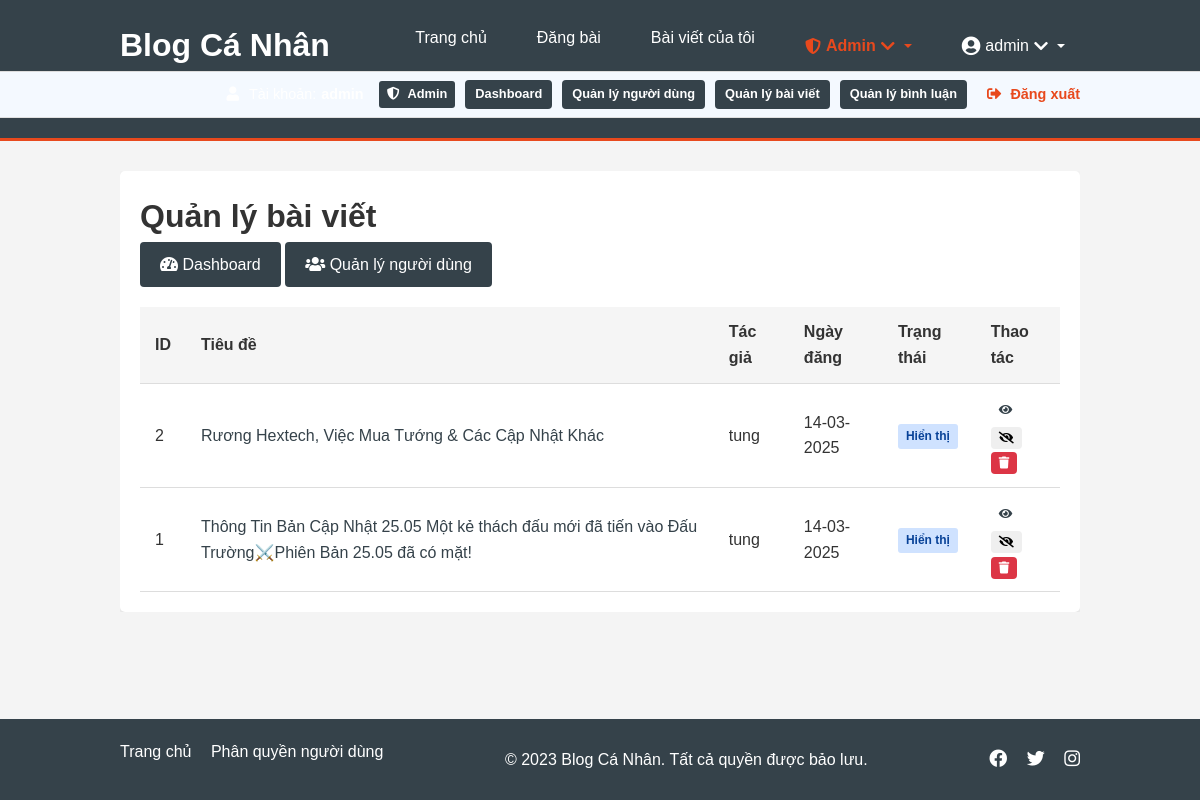
Page /admin/posts (signed in) on the committed database.
### models.py (models this page shows, shortened)
class User(db.Model, UserMixin):
    id = db.Column(db.Integer, primary_key=True)
    username = db.Column(db.String(150), unique=True, nullable=False)
    password = db.Column(db.String(150), nullable=False)
    is_admin = db.Column(db.Boolean, default=False)
    is_active = db.Column(db.Boolean, default=True)
    date_joined = db.Column(db.DateTime, default=datetime.utcnow)
    posts = db.relationship('Post', backref='user', lazy=True)
    role = db.Column(db.String(20), default='viewer')  # 'viewer', 'collaborator', 'editor'

class Post(db.Model):
    id = db.Column(db.Integer, primary_key=True)
    title = db.Column(db.String(200), nullable=False)
    date_posted = db.Column(db.DateTime, nullable=False, default=datetime.utcnow)
    content = db.Column(db.Text, nullable=False)
    image_path = db.Column(db.String(200), nullable=True)
    user_id = db.Column(db.Integer, db.ForeignKey('user.id'), nullable=False)
    is_hidden = db.Column(db.Boolean, default=False)

### routes/admin.py (the view)
@admin_bp.route('/admin/posts')
@login_required
@admin_required
def posts():
    posts = Post.query.order_by(Post.date_posted.desc()).all()
    return render_template('admin/posts.html', posts=posts)

### app.py (called while the page is built)
@login_manager.user_loader
def load_user(user_id):
    return User.query.get(int(user_id))

### routes/admin.py (called while the page is built)
def admin_required(f):
    @wraps(f)
    def decorated_function(*args, **kwargs):
        if not current_user.is_admin:
            abort(403)
        return f(*args, **kwargs)
    return decorated_function

### templates/admin/posts.html (shortened to what this page needs)
{% extends "base.html" %}
{% block content %}
<div class="admin-container">
    <h1>Quản lý bài viết</h1>
    <div class="admin-links">
        <a href="{{ url_for('admin.dashboard') }}" class="btn btn-secondary">
            <i class="fas fa-tachometer-alt"></i> Dashboard
        </a>
        <a href="{{ url_for('admin.users') }}" class="btn btn-secondary">
            <i class="fas fa-users"></i> Quản lý người dùng
        </a>
    </div>
    <div class="admin-content">
        {% if posts %}
        <table class="admin-table">
            <thead>
                <tr>
                    <th>ID</th>
                    <th>Tiêu đề</th>
                    <th>Tác giả</th>
                    <th>Ngày đăng</th>
                    <th>Trạng thái</th>
                    <th>Thao tác</th>
                </tr>
            </thead>
            <tbody>
                {% for post in posts %}
                <tr class="{% if post.is_hidden %}post-hidden{% endif %}">
                    <td>{{ post.id }}</td>
                    <td>
                        <a href="{{ url_for('post.post', post_id=post.id) }}" target="_blank">
                            {{ post.title }}
                        </a>
                    </td>
                    <td>{{ post.user.username }}</td>
                    <td>{{ post.date_posted.strftime('%d-%m-%Y') }}</td>
                    <td>
                        <span class="status-badge {% if post.is_hidden %}status-hidden{% else %}status-visible{% endif %}">
                            {{ "Đã ẩn" if post.is_hidden else "Hiển thị" }}
                        </span>
                    </td>
                    <td class="action-buttons">
                        <a href="{{ url_for('post.post', post_id=post.id) }}" class="btn btn-sm btn-info" target="_blank">
                            <i class="fas fa-eye"></i>
                        </a>
                        <form action="{{ url_for('admin.toggle_post_status', post_id=post.id) }}" method="POST" class="d-inline">
                            <button type="submit" class="btn btn-sm {% if post.is_hidden %}btn-success{% else %}btn-warning{% endif %}">
                                <i class="fas {% if post.is_hidden %}fa-eye{% else %}fa-eye-slash{% endif %}"></i>
                            </button>
                        </form>
                        <form action="{{ url_for('admin.delete_post', post_id=post.id) }}" method="POST" class="d-inline">
                            <button type="submit" class="btn btn-sm btn-danger" onclick="return confirm('Bạn có chắc chắn muốn xóa bài viết này?');">
                                <i class="fas fa-trash"></i>
                            </button>
                        </form>
                    </td>
                </tr>
                {% endfor %}
            </tbody>
        </table>
        {% else %}
        <p class="no-items">Không có bài viết nào.</p>
        {% endif %}
    </div>
</div>
{% endblock %}

### templates/base.html (shortened to what this page needs)
<!DOCTYPE html>
<html lang="vi">
<head>
    <link rel="stylesheet" href="{{ url_for('static', filename='css/style.css') }}">
    <link rel="stylesheet" href="https://cdnjs.cloudflare.com/ajax/libs/font-awesome/5.15.4/css/all.min.css">
</head>
<body>
    <header>
        <div class="container">
            <div class="logo">
                <h1><a href="{{ url_for('main.index') }}">Blog Cá Nhân</a></h1>
            </div>
            <nav>
                <ul>
                    <li><a href="{{ url_for('main.index') }}">Trang chủ</a></li>
                    {% if current_user.is_authenticated %}
                        <li><a href="{{ url_for('post.new_post') }}">Đăng bài</a></li>
                        <li><a href="{{ url_for('post.user_posts', username=current_user.username) }}">Bài viết của tôi</a></li>
                        {% if current_user.is_admin %}
                        <li class="user-dropdown">
                            <a href="#" class="dropdown-toggle admin-menu-item">
                                <i class="fas fa-shield-alt"></i> Admin <i class="fas fa-chevron-down"></i>
                            </a>
                        </li>
                        {% endif %}
                        <li class="user-dropdown">
                            <a href="#" class="dropdown-toggle">
                                <i class="fas fa-user-circle"></i> {{ current_user.username }} <i class="fas fa-chevron-down"></i>
                            </a>
                        </li>
                    {% endif %}
                </ul>
            </nav>
        </div>
        {% if current_user.is_authenticated %}
        <div class="user-status">
            <div class="container">
                <div class="user-info">
                    <i class="fas fa-user"></i> Tài khoản: <strong>{{ current_user.username }}</strong>
                    {% if current_user.is_admin %}
                    <span class="admin-badge"><i class="fas fa-shield-alt"></i> Admin</span>
                    <a href="{{ url_for('admin.dashboard') }}" class="admin-link">Dashboard</a>
                    <a href="{{ url_for('admin.users') }}" class="admin-link">Quản lý người dùng</a>
                    <a href="{{ url_for('admin.posts') }}" class="admin-link">Quản lý bài viết</a>
                    <a href="{{ url_for('admin.comments') }}" class="admin-link">Quản lý bình luận</a>
                    {% endif %}
                    <a href="{{ url_for('auth.logout') }}" class="logout-link">
                        <i class="fas fa-sign-out-alt"></i> Đăng xuất
                    </a>
                </div>
            </div>
        </div>
        {% endif %}
    </header>
    <main>
        <div class="container">
            {% block content %}{% endblock %}
        </div>
    </main>
        <footer>
        <div class="container">
            <div class="footer-links">
                <a href="{{ url_for('main.index') }}">Trang chủ</a>
                <a href="{{ url_for('main.roles_help') }}">Phân quyền người dùng</a>
            </div>
            <p>&copy; {{ now.year if now else 2023 }} Blog Cá Nhân. Tất cả quyền được bảo lưu.</p>
            <div class="social-links">
                <a href="#"><i class="fab fa-facebook"></i></a>
                <a href="#"><i class="fab fa-twitter"></i></a>
                <a href="#"><i class="fab fa-instagram"></i></a>
            </div>
        </div>
    </footer>
</body>
</html>

### static/css/style.css (style rules this page uses)
* { margin: 0; padding: 0; box-sizing: border-box; }
body { font-family: Arial, Helvetica, sans-serif; line-height: 1.6; background-color: #f4f4f4; color: #333; min-height: 100vh; display: flex; flex-direction: column; }
a { text-decoration: none; color: #35424a; }
ul { list-style: none; }
.container { width: 80%; margin: 0 auto; overflow: hidden; }
header { background-color: #35424a; color: #fff; padding: 20px 0; border-bottom: 3px solid #e8491d; }
header .container { display: flex; justify-content: space-between; align-items: center; }
header .logo a { color: #fff; text-decoration: none; }
header nav ul { display: flex; }
header nav li { margin-left: 20px; position: relative; }
header nav a { color: #fff; text-decoration: none; padding: 8px 15px; border-radius: 5px; transition: background-color 0.3s; }
main { flex: 1; padding: 30px 0; }
footer { background-color: #35424a; color: #fff; padding: 20px 0; margin-top: auto; }
footer .container { display: flex; justify-content: space-between; align-items: center; }
.social-links a { color: #fff; margin-left: 15px; font-size: 18px; }
.btn { display: inline-block; padding: 10px 20px; border: none; border-radius: 4px; cursor: pointer; font-size: 16px; transition: background-color 0.3s; }
.btn-secondary { background-color: #35424a; color: #fff; }
.btn-danger { background-color: #dc3545; color: #fff; }
.user-status { background-color: #f4f9ff; padding: 8px 0; border-top: 1px solid #ddd; font-size: 0.9rem; }
.user-status .container { display: flex; justify-content: flex-end; align-items: center; }
.logout-link { color: #e8491d; font-weight: bold; margin-left: 10px; }
.user-dropdown { position: relative; }
.user-dropdown .dropdown-toggle { display: flex; align-items: center; gap: 5px; }
.user-dropdown .fa-user-circle { font-size: 1.2em; }
.user-info { display: flex; align-items: center; justify-content: flex-end; gap: 20px; }
.user-status { background-color: #f4f9ff; padding: 8px 0; font-size: 0.9rem; border-top: 1px solid #ddd; }
.logout-link { color: #e8491d; font-weight: 600; }
.admin-container { background-color: #fff; padding: 20px; border-radius: 5px; box-shadow: 0 2px 5px rgba(0,0,0,0.1); }
.admin-links { margin-bottom: 20px; }
.admin-table { width: 100%; border-collapse: collapse; margin-top: 20px; }
.admin-table th, .admin-table td { padding: 12px 15px; border-bottom: 1px solid #ddd; text-align: left; }
.admin-table th { background-color: #f5f5f5; font-weight: bold; }
.status-badge, .role-badge { display: inline-block; padding: 3px 8px; border-radius: 3px; font-size: 12px; font-weight: bold; }
.status-visible { background-color: #cfe2ff; color: #084298; }
.action-buttons { white-space: nowrap; }
.action-buttons .btn { margin-right: 5px; }
.btn-sm { padding: 4px 8px; font-size: 12px; }
.admin-table { width: 100%; border-collapse: collapse; margin-top: 20px; overflow-x: auto; display: block; }
.dropdown-toggle { cursor: pointer; display: flex; align-items: center; gap: 5px; }
.user-status { background-color: #f4f9ff; padding: 8px 0; border-bottom: 1px solid #e0e0e0; font-size: 0.9rem; }
.user-info { display: flex; align-items: center; justify-content: flex-end; }
.user-info i { margin-right: 5px; }
.logout-link { margin-left: 15px; color: #e8491d; font-weight: 600; }
.admin-badge { background-color: #35424a; color: white; padding: 3px 8px; border-radius: 3px; margin-left: 10px; font-size: 0.8rem; font-weight: bold; }
.user-info { display: flex; align-items: center; flex-wrap: wrap; justify-content: flex-end; gap: 5px; }
.logout-link { margin-left: 15px; color: #e8491d; font-weight: 600; white-space: nowrap; }
.admin-link { background-color: #35424a; color: white !important; padding: 4px 10px; border-radius: 4px; margin-left: 5px; font-size: 0.8rem; font-weight: bold; text-decoration: none; transition: background-color 0.3s; }
.admin-menu-item { color: #e8491d !important; font-weight: bold; }
.dropdown-toggle::after { display: inline-block; margin-left: 0.255em; vertical-align: 0.255em; content: ""; border-top: 0.3em solid; border-right: 0.3em solid transparent; border-bottom: 0; border-left: 0.3em solid transparent; }
.footer-links { margin-bottom: 15px; }
.footer-links a { color: #fff; margin-right: 15px; text-decoration: none; }

### rows in the picture
User: username "admin"
Post: id "2", title "Rương Hextech, Việc Mua Tướng & Các Cập Nhật Khác", user.username "tung", date_posted "14-03-2025", is_hidden "Hiển thị"
Post: id "1", title "Thông Tin Bản Cập Nhật 25.05 Một kẻ thách đấu mới đã tiến vào Đấu Trường⚔️Phiên Bản 25.05 đã có mặt!", user.username "tung", date_posted "14-03-2025", is_hidden "Hiển thị"

### other values in the picture
{{ now.year if now else 2023 }} "2023"
